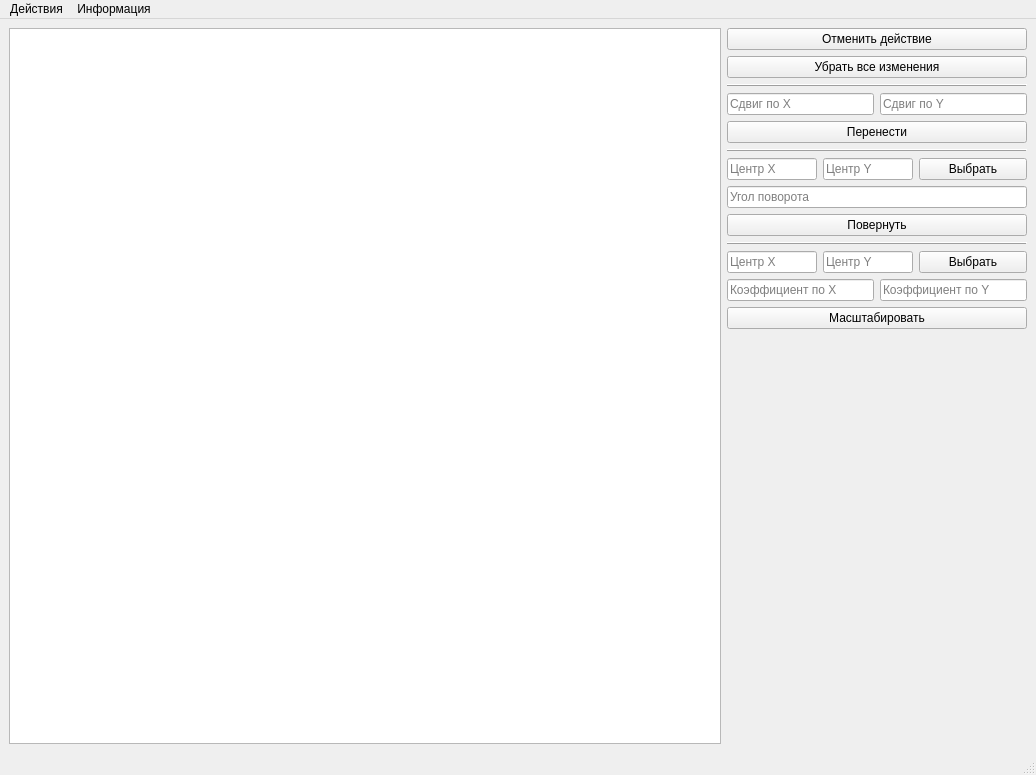
<?xml version="1.0" encoding="UTF-8"?>
<ui version="4.0">
 <class>MainWindow</class>
 <widget class="QMainWindow" name="MainWindow">
  <property name="geometry">
   <rect>
    <x>0</x>
    <y>0</y>
    <width>1036</width>
    <height>775</height>
   </rect>
  </property>
  <property name="minimumSize">
   <size>
    <width>1036</width>
    <height>775</height>
   </size>
  </property>
  <property name="windowTitle">
   <string>КГ Лабораторная работа №2</string>
  </property>
  <property name="autoFillBackground">
   <bool>false</bool>
  </property>
  <widget class="QWidget" name="centralwidget">
   <layout class="QHBoxLayout" name="horizontalLayout_4">
    <item>
     <widget class="QGraphicsView" name="canvas">
      <property name="sizePolicy">
       <sizepolicy hsizetype="Expanding" vsizetype="Expanding">
        <horstretch>0</horstretch>
        <verstretch>0</verstretch>
       </sizepolicy>
      </property>
      <property name="cursor" stdset="0">
       <cursorShape>CrossCursor</cursorShape>
      </property>
      <property name="verticalScrollBarPolicy">
       <enum>Qt::ScrollBarAlwaysOff</enum>
      </property>
      <property name="horizontalScrollBarPolicy">
       <enum>Qt::ScrollBarAlwaysOff</enum>
      </property>
     </widget>
    </item>
    <item>
     <layout class="QVBoxLayout" name="verticalLayout">
      <item>
       <widget class="QPushButton" name="cancelButton">
        <property name="sizePolicy">
         <sizepolicy hsizetype="Minimum" vsizetype="Fixed">
          <horstretch>0</horstretch>
          <verstretch>0</verstretch>
         </sizepolicy>
        </property>
        <property name="minimumSize">
         <size>
          <width>300</width>
          <height>0</height>
         </size>
        </property>
        <property name="maximumSize">
         <size>
          <width>200</width>
          <height>16777215</height>
         </size>
        </property>
        <property name="text">
         <string>Отменить действие</string>
        </property>
       </widget>
      </item>
      <item>
       <widget class="QPushButton" name="clearButton">
        <property name="maximumSize">
         <size>
          <width>1600043</width>
          <height>16777215</height>
         </size>
        </property>
        <property name="text">
         <string>Убрать все изменения</string>
        </property>
       </widget>
      </item>
      <item>
       <widget class="Line" name="line">
        <property name="frameShadow">
         <enum>QFrame::Raised</enum>
        </property>
        <property name="lineWidth">
         <number>1</number>
        </property>
        <property name="orientation">
         <enum>Qt::Horizontal</enum>
        </property>
       </widget>
      </item>
      <item>
       <layout class="QHBoxLayout" name="horizontalLayout">
        <item>
         <widget class="QLineEdit" name="moveXShift">
          <property name="sizePolicy">
           <sizepolicy hsizetype="Minimum" vsizetype="Fixed">
            <horstretch>0</horstretch>
            <verstretch>0</verstretch>
           </sizepolicy>
          </property>
          <property name="minimumSize">
           <size>
            <width>0</width>
            <height>0</height>
           </size>
          </property>
          <property name="maximumSize">
           <size>
            <width>454636</width>
            <height>16777215</height>
           </size>
          </property>
          <property name="text">
           <string/>
          </property>
          <property name="placeholderText">
           <string>Сдвиг по X</string>
          </property>
         </widget>
        </item>
        <item>
         <widget class="QLineEdit" name="moveYShift">
          <property name="sizePolicy">
           <sizepolicy hsizetype="Minimum" vsizetype="Fixed">
            <horstretch>0</horstretch>
            <verstretch>0</verstretch>
           </sizepolicy>
          </property>
          <property name="minimumSize">
           <size>
            <width>0</width>
            <height>0</height>
           </size>
          </property>
          <property name="maximumSize">
           <size>
            <width>454636</width>
            <height>16777215</height>
           </size>
          </property>
          <property name="placeholderText">
           <string>Сдвиг по Y</string>
          </property>
         </widget>
        </item>
       </layout>
      </item>
      <item>
       <widget class="QPushButton" name="moveButton">
        <property name="maximumSize">
         <size>
          <width>1600043</width>
          <height>16777215</height>
         </size>
        </property>
        <property name="text">
         <string>Перенести</string>
        </property>
       </widget>
      </item>
      <item>
       <widget class="Line" name="line_2">
        <property name="frameShadow">
         <enum>QFrame::Raised</enum>
        </property>
        <property name="orientation">
         <enum>Qt::Horizontal</enum>
        </property>
       </widget>
      </item>
      <item>
       <layout class="QHBoxLayout" name="horizontalLayout_2">
        <item>
         <widget class="QLineEdit" name="rotateCenterX">
          <property name="sizePolicy">
           <sizepolicy hsizetype="Minimum" vsizetype="Fixed">
            <horstretch>0</horstretch>
            <verstretch>0</verstretch>
           </sizepolicy>
          </property>
          <property name="minimumSize">
           <size>
            <width>0</width>
            <height>0</height>
           </size>
          </property>
          <property name="maximumSize">
           <size>
            <width>90</width>
            <height>16777215</height>
           </size>
          </property>
          <property name="placeholderText">
           <string>Центр X</string>
          </property>
         </widget>
        </item>
        <item>
         <widget class="QLineEdit" name="rotateCenterY">
          <property name="sizePolicy">
           <sizepolicy hsizetype="Minimum" vsizetype="Fixed">
            <horstretch>0</horstretch>
            <verstretch>0</verstretch>
           </sizepolicy>
          </property>
          <property name="minimumSize">
           <size>
            <width>0</width>
            <height>0</height>
           </size>
          </property>
          <property name="maximumSize">
           <size>
            <width>90</width>
            <height>16777215</height>
           </size>
          </property>
          <property name="placeholderText">
           <string>Центр Y</string>
          </property>
         </widget>
        </item>
        <item>
         <widget class="QPushButton" name="rotateCenterSelectButton">
          <property name="text">
           <string>Выбрать</string>
          </property>
         </widget>
        </item>
       </layout>
      </item>
      <item>
       <widget class="QLineEdit" name="rotateAngle">
        <property name="sizePolicy">
         <sizepolicy hsizetype="Minimum" vsizetype="Fixed">
          <horstretch>0</horstretch>
          <verstretch>0</verstretch>
         </sizepolicy>
        </property>
        <property name="maximumSize">
         <size>
          <width>16000</width>
          <height>16777215</height>
         </size>
        </property>
        <property name="placeholderText">
         <string>Угол поворота</string>
        </property>
       </widget>
      </item>
      <item>
       <widget class="QPushButton" name="rotateButton">
        <property name="maximumSize">
         <size>
          <width>16000</width>
          <height>16777215</height>
         </size>
        </property>
        <property name="text">
         <string>Повернуть</string>
        </property>
       </widget>
      </item>
      <item>
       <widget class="Line" name="line_3">
        <property name="frameShadow">
         <enum>QFrame::Raised</enum>
        </property>
        <property name="orientation">
         <enum>Qt::Horizontal</enum>
        </property>
       </widget>
      </item>
      <item>
       <layout class="QHBoxLayout" name="horizontalLayout_3">
        <item>
         <widget class="QLineEdit" name="resizeCenterX">
          <property name="sizePolicy">
           <sizepolicy hsizetype="Minimum" vsizetype="Fixed">
            <horstretch>0</horstretch>
            <verstretch>0</verstretch>
           </sizepolicy>
          </property>
          <property name="minimumSize">
           <size>
            <width>0</width>
            <height>0</height>
           </size>
          </property>
          <property name="maximumSize">
           <size>
            <width>90</width>
            <height>16777215</height>
           </size>
          </property>
          <property name="placeholderText">
           <string>Центр X</string>
          </property>
         </widget>
        </item>
        <item>
         <widget class="QLineEdit" name="resizeCenterY">
          <property name="sizePolicy">
           <sizepolicy hsizetype="Minimum" vsizetype="Fixed">
            <horstretch>0</horstretch>
            <verstretch>0</verstretch>
           </sizepolicy>
          </property>
          <property name="minimumSize">
           <size>
            <width>0</width>
            <height>0</height>
           </size>
          </property>
          <property name="maximumSize">
           <size>
            <width>90</width>
            <height>16777215</height>
           </size>
          </property>
          <property name="placeholderText">
           <string>Центр Y</string>
          </property>
         </widget>
        </item>
        <item>
         <widget class="QPushButton" name="resizeCenterSelectButton">
          <property name="text">
           <string>Выбрать</string>
          </property>
         </widget>
        </item>
       </layout>
      </item>
      <item>
       <layout class="QHBoxLayout" name="horizontalLayout_4">
        <item>
         <widget class="QLineEdit" name="resizeXRatio">
          <property name="sizePolicy">
           <sizepolicy hsizetype="Minimum" vsizetype="Fixed">
            <horstretch>0</horstretch>
            <verstretch>0</verstretch>
           </sizepolicy>
          </property>
          <property name="minimumSize">
           <size>
            <width>0</width>
            <height>0</height>
           </size>
          </property>
          <property name="maximumSize">
           <size>
            <width>16000</width>
            <height>16777215</height>
           </size>
          </property>
          <property name="placeholderText">
           <string>Коэффициент по X</string>
          </property>
         </widget>
        </item>
        <item>
         <widget class="QLineEdit" name="resizeYRatio">
          <property name="sizePolicy">
           <sizepolicy hsizetype="Minimum" vsizetype="Fixed">
            <horstretch>0</horstretch>
            <verstretch>0</verstretch>
           </sizepolicy>
          </property>
          <property name="minimumSize">
           <size>
            <width>0</width>
            <height>0</height>
           </size>
          </property>
          <property name="maximumSize">
           <size>
            <width>16000</width>
            <height>16777215</height>
           </size>
          </property>
          <property name="placeholderText">
           <string>Коэффициент по Y</string>
          </property>
         </widget>
        </item>
       </layout>
      </item>
      <item>
       <widget class="QPushButton" name="resizeButton">
        <property name="maximumSize">
         <size>
          <width>1600043</width>
          <height>16777215</height>
         </size>
        </property>
        <property name="text">
         <string>Масштабировать</string>
        </property>
       </widget>
      </item>
      <item>
       <spacer name="verticalSpacer">
        <property name="orientation">
         <enum>Qt::Vertical</enum>
        </property>
        <property name="sizeHint" stdset="0">
         <size>
          <width>20</width>
          <height>40</height>
         </size>
        </property>
       </spacer>
      </item>
     </layout>
    </item>
   </layout>
  </widget>
  <widget class="QMenuBar" name="menubar">
   <property name="geometry">
    <rect>
     <x>0</x>
     <y>0</y>
     <width>1036</width>
     <height>24</height>
    </rect>
   </property>
   <widget class="QMenu" name="menu">
    <property name="title">
     <string>Действия</string>
    </property>
    <widget class="QMenu" name="menu_3">
     <property name="title">
      <string>Расширенные</string>
     </property>
     <widget class="QMenu" name="menu_4">
      <property name="title">
       <string>Дополнительные</string>
      </property>
      <widget class="QMenu" name="menu_5">
       <property name="title">
        <string>Параметры</string>
       </property>
       <widget class="QMenu" name="menu_6">
        <property name="title">
         <string>Профессиональные</string>
        </property>
        <widget class="QMenu" name="menu_7">
         <property name="title">
          <string>Возможности</string>
         </property>
         <widget class="QMenu" name="menu1">
          <property name="title">
           <string>1</string>
          </property>
          <widget class="QMenu" name="menu2">
           <property name="title">
            <string>2</string>
           </property>
           <addaction name="action_6"/>
          </widget>
          <addaction name="menu2"/>
         </widget>
         <addaction name="menu1"/>
        </widget>
        <addaction name="menu_7"/>
       </widget>
       <addaction name="menu_6"/>
      </widget>
      <addaction name="menu_5"/>
     </widget>
     <addaction name="menu_4"/>
    </widget>
    <addaction name="menu_3"/>
    <addaction name="separator"/>
    <addaction name="exitAction"/>
   </widget>
   <widget class="QMenu" name="menu_2">
    <property name="title">
     <string>Информация</string>
    </property>
    <addaction name="programInfoAction"/>
    <addaction name="authorInfoAction"/>
   </widget>
   <addaction name="menu"/>
   <addaction name="menu_2"/>
  </widget>
  <widget class="QStatusBar" name="statusbar">
   <property name="sizeGripEnabled">
    <bool>true</bool>
   </property>
  </widget>
  <action name="exitAction">
   <property name="text">
    <string>Выход</string>
   </property>
  </action>
  <action name="programInfoAction">
   <property name="text">
    <string>О программе</string>
   </property>
  </action>
  <action name="authorInfoAction">
   <property name="text">
    <string>Об авторе</string>
   </property>
  </action>
  <action name="action_6">
   <property name="text">
    <string>мрлиыаорм</string>
   </property>
  </action>
 </widget>
 <resources/>
 <connections/>
</ui>
